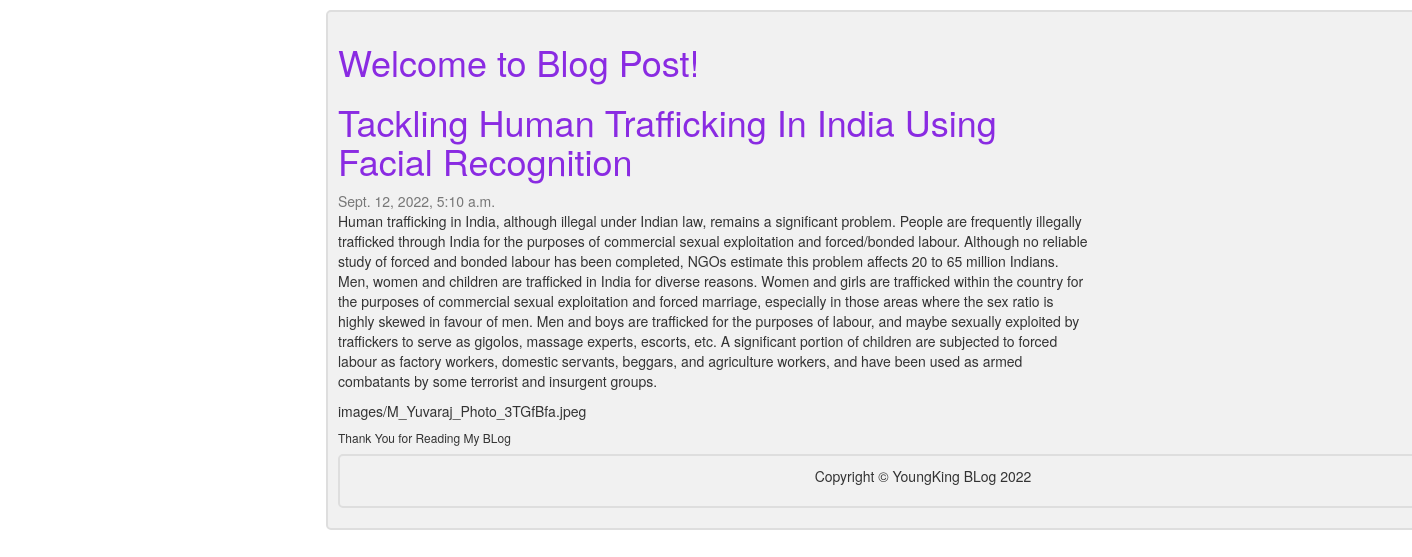
The page /posts/2 on the database its author committed.
### mychatapp/models.py (models this page shows)
class Feature(models.Model):
    Name=models.CharField(max_length=150)
    Details=models.CharField(max_length=2000)
    Datecreated=models.DateTimeField(default=datetime.now,blank=True)
    Image= models.ImageField(default='/blank', upload_to='images/')

### mychatapp/views.py (the view)
# urls.py: path('posts/<str:pk>',views.posts,name='posts')
def posts(request,pk):
    posts=Feature.objects.get(id=pk)
    return render(request,'posts.html',{'posts':posts})

### template/posts.html (shortened to what this page needs)
<!DOCTYPE html>
<html lang="en">
    <head>
        <link rel="stylesheet" href="https://maxcdn.bootstrapcdn.com/bootstrap/3.4.1/css/bootstrap.min.css">
        <link rel="stylesheet" href="static/style.css">
    </head>
    <body>
        <div class="container mt-5">
            <div class="row">
                <div class="col-lg-8">
                    <article>
                        <header class="mb-4">
                            <h1 class="fw-bolder mb-1">Welcome to Blog Post!</h1>
                            <h1 class="fw-bolder mb-1">{{posts.Name}}</h1>
                            <div class="text-muted fst-italic mb-2">{{posts.Datecreated}}</div>
                        </header>
                            <p class="fs-5 mb-4">{{posts.Details}} </p>
                            <p class="fs-5 mb-4">{{posts.Image}} </p>
                            <h6>Thank You for Reading My BLog</h6>
                    </article>
     <footer class="py-5 bg-dark">
          <div class="container"><p class="m-0 text-center text-white">Copyright &copy; YoungKing BLog 2022</p></div>
     </footer>
    </body>
</html>

### static/style.css (style rules this page uses)
h1 { color:blueviolet; }
body { margin: 0 auto; max-width: 800px; padding: 0 20px; }
.container { border: 2px solid #dedede; background-color: #f1f1f1; border-radius: 5px; padding: 10px; margin: 10px 0; }
.container::after { content: ""; clear: both; display: table; }

### rows shown on the page
Feature: Name "Tackling Human Trafficking In India Using Facial Recognition", Datecreated "Sept. 12, 2022, 5:10 a.m.", Details "Human trafficking in India, although illegal under Indian law, remains a significant problem. People are frequently illegally trafficked through India for the purposes of commercial sexual exploitation and forced/bonded labour. Although no reliable study of forced and bonded labour has been completed, NGOs estimate this problem affects 20 to 65 million Indians. Men, women and children are trafficked in India for diverse reasons. Women and girls are trafficked within the country for the purposes of commercial sexual exploitation and forced marriage, especially in those areas where the sex ratio is highly skewed in favour of men. Men and boys are trafficked for the purposes of labour, and…", Image "images/M_Yuvaraj_Photo_3TGfBfa.jpeg"
